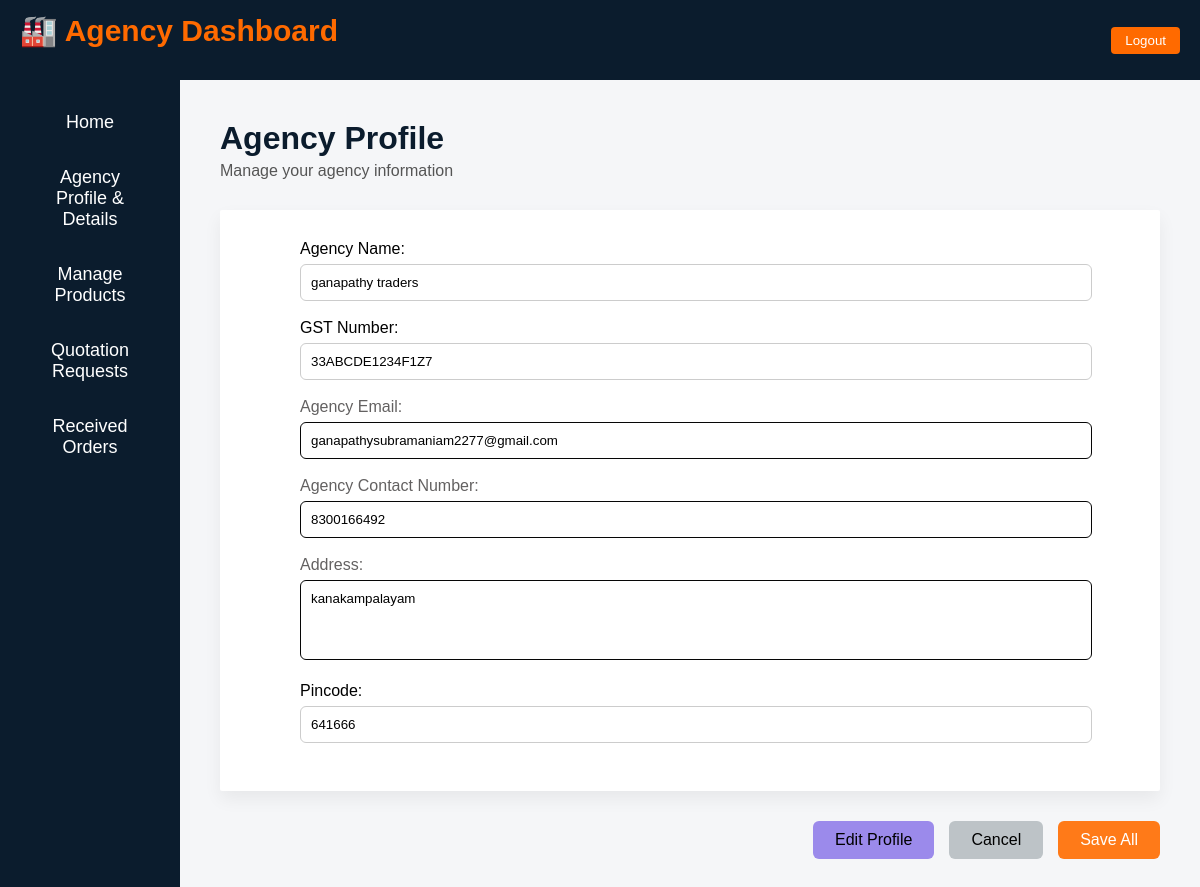
/agency_profile/ (signed in), run on the app's committed database.
### Construct/models.py (models this page shows, shortened)
class AgencyProfile(models.Model):
    user = models.OneToOneField(
        User,
        on_delete=models.CASCADE,
        related_name="agency_profile"
    )
    company_name = models.CharField(max_length=255)
    gst_number = models.CharField(max_length=50)
    gst_certificate = models.FileField(
        upload_to="agency_gst_certificates/"
    )
    company_phone = models.CharField(
        max_length=15,
        unique=True
    )
    company_address = models.TextField()
    company_district = models.CharField(max_length=100)
    company_state = models.CharField(max_length=100)
    company_pincode = models.CharField(max_length=6)
    owner_name = models.CharField(max_length=150)
    owner_email = models.EmailField()
    owner_phone = models.CharField(
        max_length=15,
        unique=True
    )
    GENDER_CHOICES = [
        ('Male', 'Male'),
        ('Female', 'Female'),
        ('Other', 'Other'),
    ]
    gender = models.CharField(
        max_length=10,
        choices=GENDER_CHOICES
    )
    owner_age = models.PositiveIntegerField()
    owner_dob = models.DateField()
    owner_address = models.TextField()
    owner_district = models.CharField(max_length=100)
    owner_state = models.CharField(max_length=100)
    owner_pincode = models.CharField(max_length=6)
    status = models.CharField(
        max_length=20,
        default="approved"
    )
    approved_at = models.DateTimeField(
        default=timezone.localtime
    )
    terms_accepted = models.BooleanField(default=False)
    created_at = models.DateTimeField(auto_now_add=True)
    updated_at = models.DateTimeField(auto_now=True)

### Construct/views.py (the view, shortened to what this page needs)
# urls.py: path('agency_profile/',views.agency_profile,name='agency_profile'),
@login_required
def agency_profile(request):
    agency = AgencyProfile.objects.get(user=request.user)
    return render(request, "agency_side/agency_profile.html", {
        "agency": agency
    })

### templates/agency_side/agency_profile.html (shortened to what this page needs)
{% extends "agency_side/agency_dashboard.html" %}
{% load static %}
{% block content %}
<h1>Agency Profile</h1>
<p class="subtitle">Manage your agency information</p>
<form method="post" id="profileForm">
  <div class="profile-card">
    <div class="profile-form">
      <div class="form-group1">
        <label>Agency Name:</label>
        <input type="text" value="{{ agency.company_name }}" readonly>
      </div>
      <div class="form-group1">
        <label>GST Number:</label>
        <input type="text" value="{{ agency.gst_number }}" readonly>
      </div>
      <div class="form-group">
        <label>Agency Email:</label>
        <input type="email" name="owner_email"
               value="{{ agency.owner_email }}"
               class="editable" readonly>
      </div>
      <div class="form-group">
        <label>Agency Contact Number:</label>
        <input type="text" name="company_phone"
               value="{{ agency.company_phone }}"
               class="editable" readonly>
      </div>
      <div class="form-group">
        <label>Address:</label>
        <textarea name="company_address"
                  class="editable"
                  readonly>{{ agency.company_address }}</textarea>
      </div>
      <div class="form-group1">
        <label>Pincode:</label>
        <input type="text" value="{{ agency.company_pincode }}" readonly>
      </div>
    </div>
  </div>
  <div class="action-buttons">
    <button type="button" class="btn edit-btn" onclick="enableEdit()">Edit Profile</button>
    <button type="button" class="btn cancel-btn" onclick="cancelEdit()">Cancel</button>
    <button type="submit" class="btn save-btn" id="saveBtn" disabled>Save All</button>
  </div>
</form>
{% endblock %}

### templates/agency_side/agency_dashboard.html (style rules this page uses)
* { margin: 0; padding: 0; box-sizing: border-box; font-family: "Oswald", sans-serif; }

### templates/agency_side/agency_profile.html (style rules this page uses)
* { margin: 0; padding: 0; box-sizing: border-box; font-family: "Oswald", sans-serif; }
body { background: #f5f7fa; }
.main-content h1 { color: #0b1c2d; margin-bottom: 5px; }
.subtitle { color: #555; margin-bottom: 30px; }
.profile-card { background: #ffffff; padding: 30px; border-radius: 2px; box-shadow: 0 8px 18px rgba(0,0,0,0.06); }
.profile-form { flex: 1; }
.form-group { margin-bottom: 18px; }
.form-group1 { margin-bottom: 18px; }
.form-group label { display: block; font-weight: 300; margin-left: 50px; margin-bottom: 6px; color: #636161; }
.form-group input, .form-group textarea { margin-left: 50px; width: 90%; padding: 10px; border: 1px solid #060606; border-radius: 6px; }
.form-group1 input, .form-group1 textarea { margin-left: 50px; width: 90%; padding: 10px; border: 1px solid #959595; border-radius: 6px; }
.form-group1 label { display: block; margin-left: 50px; margin-bottom: 6px; color: #000000; }
.form-group1 input, .form-group1 textarea { margin-left: 50px; width: 90%; padding: 10px; border: 1px solid #ccc; border-radius: 6px; }
textarea { resize: none; height: 80px; }
.action-buttons { margin-top: 30px; display: flex; justify-content: flex-end; gap: 15px; }
.btn { padding: 10px 22px; border: none; border-radius: 6px; font-size: 16px; cursor: pointer; }
.edit-btn { background: rgb(155, 138, 235); }
.cancel-btn { background: #bdc3c7; }
.save-btn { background: #ff7a18; color: #ffffff; }

### data on the page
AgencyProfile: company_name "ganapathy traders", gst_number "33ABCDE1234F1Z7", owner_email "ganapathysubramaniam2277@gmail.com", company_phone "8300166492", company_address "kanakampalayam", company_pincode "641666"
